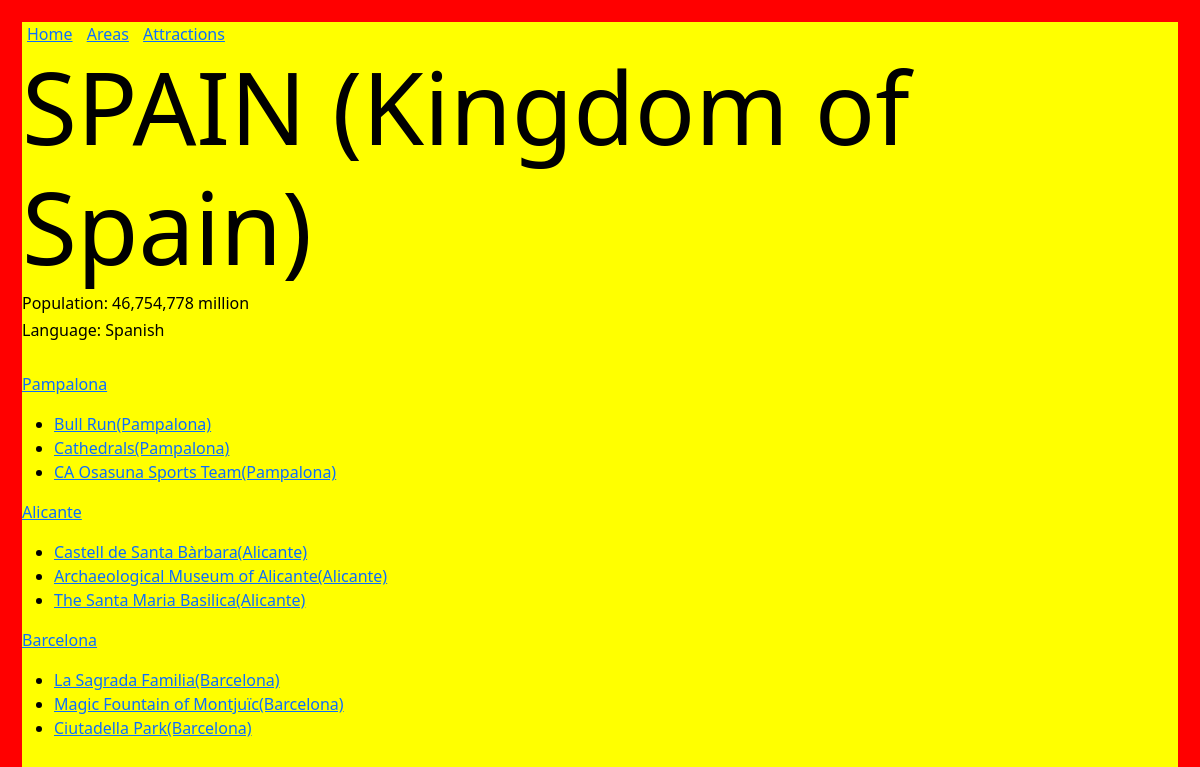
The page / on the database its author committed.
### app1/models.py (models this page shows, shortened)
class Area(models.Model):
    id = models.AutoField(primary_key=True)
    name = models.CharField(max_length=100)
    county = models.CharField(max_length=100)
    description = models.TextField(blank=True)
    url = models.CharField(max_length=100, blank=True)
    def __str__(self):
        return self.name

class Attraction(models.Model):
    id = models.AutoField(primary_key=True)
    name = models.CharField(max_length=100)
    description = models.TextField()
    area = models.ForeignKey(Area, on_delete=models.CASCADE, related_name='attractions')
    url = models.CharField(max_length=100, blank=True)
    def __str__(self):
        return self.name

### app1/views.py (the view)
# urls.py: path('', views.index, name='index'),
def index(request):
    areas = Area.objects.all()
    return render(request, 'index.html', {'areas':areas})

### app1/templates/index.html
{% extends 'base.html' %}
{% block content %}
    {% for a in areas %}
        <p><a href="{% url 'single_area' id=a.id %}">{{a}}</a></p>
        <ul>
        {% for att in a.attractions.all %}
            <li><a href={{att.url}}>{{att}}</a></li>
        {% endfor %}
        </ul>
    {% endfor %}
{% endblock %}

### app1/templates/base.html (shortened to what this page needs)
<html>
    <head>
        <link rel="stylesheet" href="https://cdn.jsdelivr.net/npm/bootstrap@5.3.2/dist/css/bootstrap.min.css">
    </head>
    <body>
        <ul style="list-style-type: none;margin: 0;padding: 0;">
            <li style="display: inline;margin: 5;"><a href="{% url 'index' %}">Home</a></li>
            <li style="display: inline;margin: 5;"><a href="{% url 'areas' %}">Areas</a></li>
            <li style="display: inline;margin: 5;"><a href="{% url 'attractions' %}">Attractions</a></li>
        </ul>
        <h1 style= "font-size: 100px;">SPAIN (Kingdom of Spain)</h1>
        <h6>Population: 46,754,778 million</h6>
        <h6>Language: Spanish</h6>
        <br>
        {% block content %}
        {% endblock %}
    </body>
</html>

### app1/templates/base.html (style rules this page uses)
body { margin: 0; padding: 0; border: 22.5px solid red; background-color: yellow; color: black; height: 100vh; }

### rows shown on the page
Area: name "Pampalona"
Attraction: name "Bull Run(Pampalona)"
Attraction: name "Cathedrals(Pampalona)"
Attraction: name "CA Osasuna Sports Team(Pampalona)"
Area: name "Alicante"
Attraction: name "Castell de Santa Bàrbara(Alicante)"
Attraction: name "Archaeological Museum of Alicante(Alicante)"
Attraction: name "The Santa Maria Basilica(Alicante)"
Area: name "Barcelona"
Attraction: name "La Sagrada Familia(Barcelona)"
Attraction: name "Magic Fountain of Montjuïc(Barcelona)"
Attraction: name "Ciutadella Park(Barcelona)"
